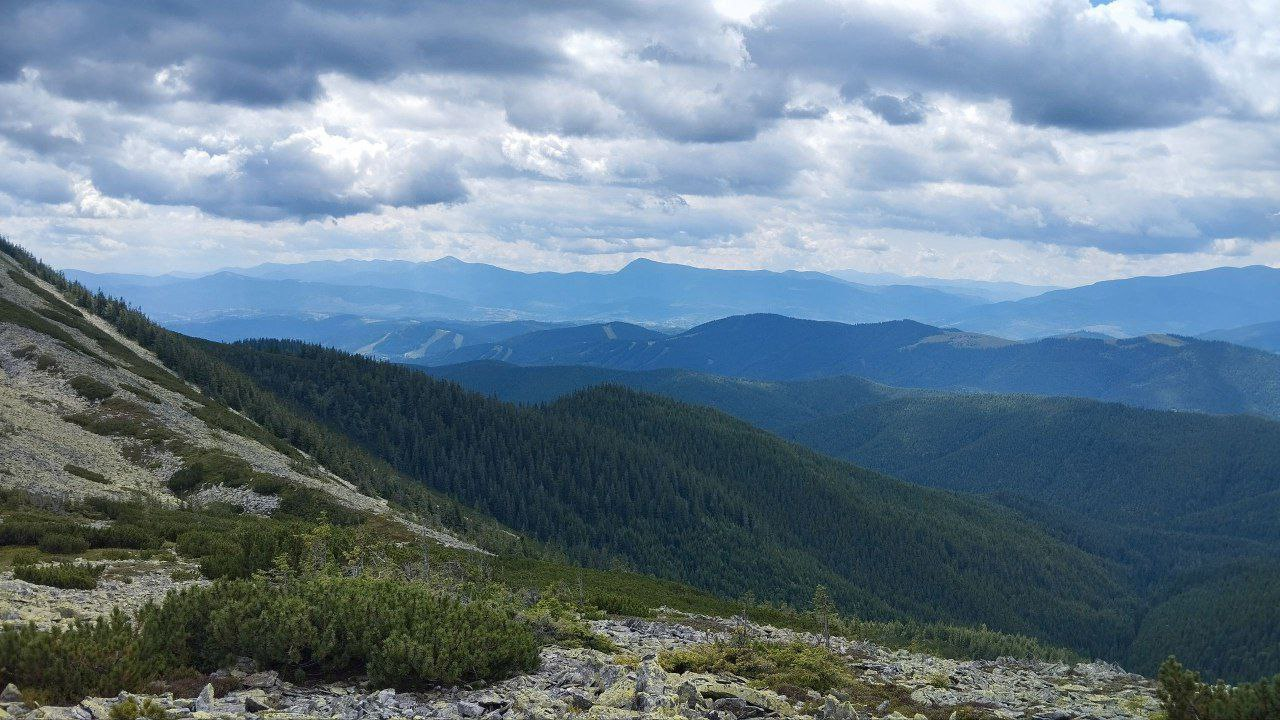
#> input picture 12lab/photo.jpg, 1280 x 720 px
$ python 12lab.py
#> lines starting #> are read from the running program, lines starting #| are printed output that depends on the picture
import os
import sys
from PIL import Image, ImageDraw, ImageFont, ImageFilter

def get_image_path():
    while True:
        path = input("Введіть шлях до файлу зображення (наприклад, photo.jpg): ").strip()
        if os.path.exists(path):
            return path
        else:
            print(">> Помилка: Файл не знайдено. Спробуйте ще раз.")
#> this loop made 1 pass; the answer given on pass 1: photo.jpg

def process_image(img_path):
#> called with img_path = 'photo.jpg'
    try:
        with Image.open(img_path) as img:
#> img is the input picture: PIL image 1280x720 RGB; mean R, G, B 105.2, 125.5, 140.2
            print(f"Зображення завантажено. Розмір: {img.size}, Формат: {img.format}")
#| Зображення завантажено. Розмір: (1280, 720), Формат: JPEG

            img = img.convert("RGB")
            target_size = (800, 600)
            img = img.resize(target_size)
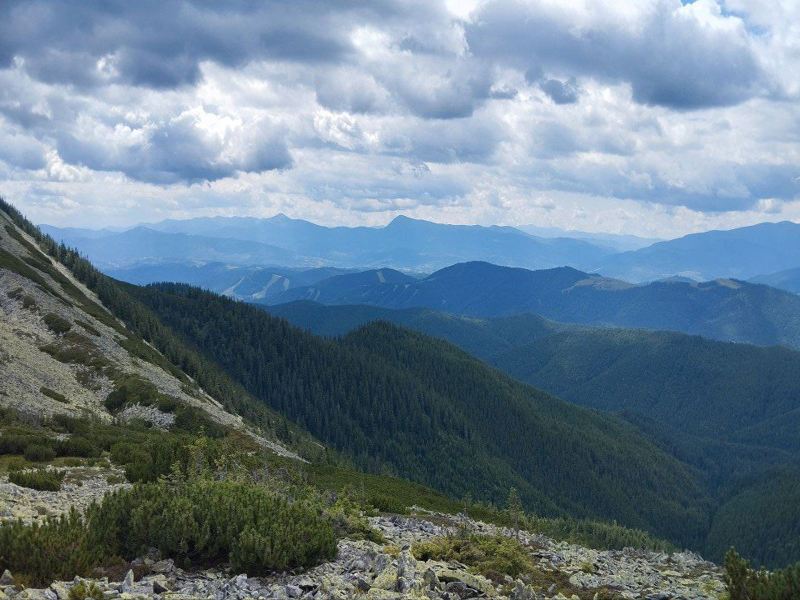
#> img: PIL image 800x600 RGB; mean R, G, B 105.2, 125.5, 140.2
            print(f">> Зображення змінено до розміру {target_size}")

            print("\nОберіть ефект:")
            print("1 - Розмиття (Blur)")
            print("2 - Підвищення чіткості (Detail)")
            print("3 - Без ефектів")
            choice = input("Ваш вибір (1-3): ")
#> the answer given: 1

            if choice == '1':
                img = img.filter(ImageFilter.BLUR)
                print(">> Застосовано фільтр розмиття.")
            elif choice == '2':
                img = img.filter(ImageFilter.DETAIL)
                print(">> Застосовано фільтр чіткості.")

            draw = ImageDraw.Draw(img)
            width, height = img.size
#> width = 800; height = 600

            border_margin = 20
            draw.rectangle(
                [(border_margin, border_margin), (width - border_margin, height - border_margin)],
                outline="red",
                width=5
            )

#> (the run stopped early here; a loop or call above may not have finished)
